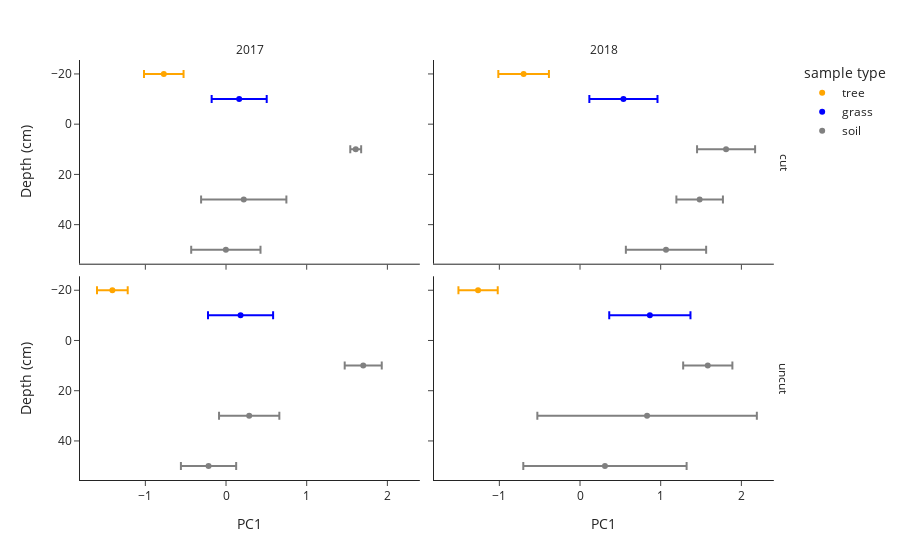

Source (notebook cell):
### Markdown cell above
By plotting mean PC1 values by depth we can see the trend is very similar to the $\delta {^1}{^8}{O}$ and $\delta D$ single isotope plots above.

### Code cell
# create dataframe with mean and standard error for d18O isotopes for plotting
df_pc1_mean = df.groupby(['Year', 'Type_2', 'Treatment', 'Depth'], as_index=False)['PC1'].agg([np.mean, ss.sem]).reset_index()

# plot mean PC1 across soil depths
fig_pc1 = px.scatter(df_pc1_mean, x = 'mean', y = 'Depth', color = 'Type_2', error_x = 'sem', 
                     facet_col = 'Year', facet_row = 'Treatment',
                     template = 'simple_white',
                     color_discrete_sequence = ["orange", "blue", "gray"],
                     category_orders = {"Type_2": ['tree', 'grass', 'soil']})
fig_pc1.update_yaxes(title_text='Depth (cm)', col=1, autorange = 'reversed')
fig_pc1.update_xaxes(title_text = 'PC1', row=1)
fig_pc1.update_layout(legend_title_text='sample type')
fig_pc1.for_each_annotation(lambda a: a.update(text=a.text.split("=")[-1]))
fig_pc1.show()

### Figure 1 — Plotly figure (JSON) as saved in the notebook; plotly's stock layout.template omitted (floating-point values rounded to 4 significant figures)
{"data": [{"error_x": {"array": [0.245]}, "hoverlabel": {"namelength": 0}, "hovertemplate": "Type_2=tree<br>Treatment=cut<br>Year=2017<br>mean=%{x}<br>Depth=%{y}", "legendgroup": "tree", "marker": {"color": "orange", "symbol": "circle"}, "mode": "markers", "name": "tree", "showlegend": true, "type": "scatter", "x": [-0.7714], "xaxis": "x3", "y": [-20], "yaxis": "y3"}, {"error_x": {"array": [0.3137]}, "hoverlabel": {"namelength": 0}, "hovertemplate": "Type_2=tree<br>Treatment=cut<br>Year=2018<br>mean=%{x}<br>Depth=%{y}", "legendgroup": "tree", "marker": {"color": "orange", "symbol": "circle"}, "mode": "markers", "name": "tree", "showlegend": false, "type": "scatter", "x": [-0.6991], "xaxis": "x4", "y": [-20], "yaxis": "y4"}, {"error_x": {"array": [0.1904]}, "hoverlabel": {"namelength": 0}, "hovertemplate": "Type_2=tree<br>Treatment=uncut<br>Year=2017<br>mean=%{x}<br>Depth=%{y}", "legendgroup": "tree", "marker": {"color": "orange", "symbol": "circle"}, "mode": "markers", "name": "tree", "showlegend": false, "type": "scatter", "x": [-1.409], "xaxis": "x", "y": [-20], "yaxis": "y"}, {"error_x": {"array": [0.2436]}, "hoverlabel": {"namelength": 0}, "hovertemplate": "Type_2=tree<br>Treatment=uncut<br>Year=2018<br>mean=%{x}<br>Depth=%{y}", "legendgroup": "tree", "marker": {"color": "orange", "symbol": "circle"}, "mode": "markers", "name": "tree", "showlegend": false, "type": "scatter", "x": [-1.264], "xaxis": "x2", "y": [-20], "yaxis": "y2"}, {"error_x": {"array": [0.3413]}, "hoverlabel": {"namelength": 0}, "hovertemplate": "Type_2=grass<br>Treatment=cut<br>Year=2017<br>mean=%{x}<br>Depth=%{y}", "legendgroup": "grass", "marker": {"color": "blue", "symbol": "circle"}, "mode": "markers", "name": "grass", "showlegend": true, "type": "scatter", "x": [0.163], "xaxis": "x3", "y": [-10], "yaxis": "y3"}, {"error_x": {"array": [0.4223]}, "hoverlabel": {"namelength": 0}, "hovertemplate": "Type_2=grass<br>Treatment=cut<br>Year=2018<br>mean=%{x}<br>Depth=%{y}", "legendgroup": "grass", "marker": {"color": "blue", "symbol": "circle"}, "mode": "markers", "name": "grass", "showlegend": false, "type": "scatter", "x": [0.5379], "xaxis": "x4", "y": [-10], "yaxis": "y4"}, {"error_x": {"array": [0.4035]}, "hoverlabel": {"namelength": 0}, "hovertemplate": "Type_2=grass<br>Treatment=uncut<br>Year=2017<br>mean=%{x}<br>Depth=%{y}", "legendgroup": "grass", "marker": {"color": "blue", "symbol": "circle"}, "mode": "markers", "name": "grass", "showlegend": false, "type": "scatter", "x": [0.1801], "xaxis": "x", "y": [-10], "yaxis": "y"}, {"error_x": {"array": [0.5035]}, "hoverlabel": {"namelength": 0}, "hovertemplate": "Type_2=grass<br>Treatment=uncut<br>Year=2018<br>mean=%{x}<br>Depth=%{y}", "legendgroup": "grass", "marker": {"color": "blue", "symbol": "circle"}, "mode": "markers", "name": "grass", "showlegend": false, "type": "scatter", "x": [0.8656], "xaxis": "x2", "y": [-10], "yaxis": "y2"}, {"error_x": {"array": [0.06746, 0.5285, 0.4295]}, "hoverlabel": {"namelength": 0}, "hovertemplate": "Type_2=soil<br>Treatment=cut<br>Year=2017<br>mean=%{x}<br>Depth=%{y}", "legendgroup": "soil", "marker": {"color": "gray", "symbol": "circle"}, "mode": "markers", "name": "soil", "showlegend": true, "type": "scatter", "x": [1.608, 0.2195, -0.002209], "xaxis": "x3", "y": [10, 30, 50], "yaxis": "y3"}, {"error_x": {"array": [0.3597, 0.2885, 0.4976]}, "hoverlabel": {"namelength": 0}, "hovertemplate": "Type_2=soil<br>Treatment=cut<br>Year=2018<br>mean=%{x}<br>Depth=%{y}", "legendgroup": "soil", "marker": {"color": "gray", "symbol": "circle"}, "mode": "markers", "name": "soil", "showlegend": false, "type": "scatter", "x": [1.81, 1.483, 1.066], "xaxis": "x4", "y": [10, 30, 50], "yaxis": "y4"}, {"error_x": {"array": [0.2296, 0.3737, 0.3425]}, "hoverlabel": {"namelength": 0}, "hovertemplate": "Type_2=soil<br>Treatment=uncut<br>Year=2017<br>mean=%{x}<br>Depth=%{y}", "legendgroup": "soil", "marker": {"color": "gray", "symbol": "circle"}, "mode": "markers", "name": "soil", "showlegend": false, "type": "scatter", "x": [1.701, 0.2871, -0.2168], "xaxis": "x", "y": [10, 30, 50], "yaxis": "y"}, {"error_x": {"array": [0.305, 1.36, 1.012]}, "hoverlabel": {"namelength": 0}, "hovertemplate": "Type_2=soil<br>Treatment=uncut<br>Year=2018<br>mean=%{x}<br>Depth=%{y}", "legendgroup": "soil", "marker": {"color": "gray", "symbol": "circle"}, "mode": "markers", "name": "soil", "showlegend": false, "type": "scatter", "x": [1.584, 0.8313, 0.3089], "xaxis": "x2", "y": [10, 30, 50], "yaxis": "y2"}], "layout": {"annotations": [{"font": {}, "showarrow": false, "text": "2017", "x": 0.24, "xanchor": "center", "xref": "paper", "y": 1, "yanchor": "bottom", "yref": "paper"}, {"font": {}, "showarrow": false, "text": "2018", "x": 0.74, "xanchor": "center", "xref": "paper", "y": 1, "yanchor": "bottom", "yref": "paper"}, {"font": {}, "showarrow": false, "text": "uncut", "textangle": 90, "x": 0.98, "xanchor": "left", "xref": "paper", "y": 0.2425, "yanchor": "middle", "yref": "paper"}, {"font": {}, "showarrow": false, "text": "cut", "textangle": 90, "x": 0.98, "xanchor": "left", "xref": "paper", "y": 0.7575, "yanchor": "middle", "yref": "paper"}], "autosize": true, "legend": {"title": {"text": "sample type"}, "tracegroupgap": 0}, "margin": {"t": 60}, "xaxis": {"anchor": "y", "autorange": true, "domain": [0, 0.48], "range": [-1.796, 2.397], "title": {"text": "PC1"}, "type": "linear"}, "xaxis2": {"anchor": "y2", "autorange": true, "domain": [0.5, 0.98], "matches": "x", "range": [-1.796, 2.397], "title": {"text": "PC1"}, "type": "linear"}, "xaxis3": {"anchor": "y3", "autorange": true, "domain": [0, 0.48], "matches": "x", "range": [-1.796, 2.397], "showticklabels": false, "type": "linear"}, "xaxis4": {"anchor": "y4", "autorange": true, "domain": [0.5, 0.98], "matches": "x", "range": [-1.796, 2.397], "showticklabels": false, "type": "linear"}, "yaxis": {"anchor": "x", "autorange": true, "domain": [0, 0.485], "range": [56.17, -26.17], "title": {"text": "Depth (cm)"}, "type": "linear"}, "yaxis2": {"anchor": "x2", "autorange": true, "domain": [0, 0.485], "matches": "y", "range": [56.17, -26.17], "showticklabels": false, "type": "linear"}, "yaxis3": {"anchor": "x3", "autorange": true, "domain": [0.515, 1], "matches": "y", "range": [56.17, -26.17], "title": {"text": "Depth (cm)"}, "type": "linear"}, "yaxis4": {"anchor": "x4", "autorange": true, "domain": [0.515, 1], "matches": "y", "range": [56.17, -26.17], "showticklabels": false, "type": "linear"}}}
